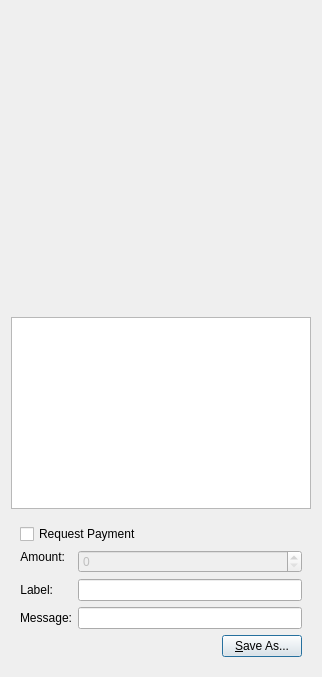
<?xml version="1.0" encoding="UTF-8"?>
<ui version="4.0">
 <class>QRCodeDialog</class>
 <widget class="QDialog" name="QRCodeDialog">
  <property name="windowTitle">
   <string>QR Code Dialog</string>
  </property>
  <layout class="QVBoxLayout" name="verticalLayout_3">
   <item>
    <widget class="QLabel" name="lblQRCode">
     <property name="sizePolicy">
      <sizepolicy hsizetype="Expanding" vsizetype="Expanding">
       <horstretch>0</horstretch>
       <verstretch>0</verstretch>
      </sizepolicy>
     </property>
     <property name="minimumSize">
      <size>
       <width>300</width>
       <height>300</height>
      </size>
     </property>
     <property name="textFormat">
      <enum>Qt::PlainText</enum>
     </property>
     <property name="alignment">
      <set>Qt::AlignCenter</set>
     </property>
     <property name="wordWrap">
      <bool>true</bool>
     </property>
    </widget>
   </item>
   <item>
    <widget class="QPlainTextEdit" name="outUri">
     <property name="sizePolicy">
      <sizepolicy hsizetype="Expanding" vsizetype="Minimum">
       <horstretch>0</horstretch>
       <verstretch>0</verstretch>
      </sizepolicy>
     </property>
     <property name="minimumSize">
      <size>
       <width>0</width>
       <height>50</height>
      </size>
     </property>
     <property name="tabChangesFocus">
      <bool>true</bool>
     </property>
     <property name="textInteractionFlags">
      <set>Qt::TextSelectableByKeyboard|Qt::TextSelectableByMouse</set>
     </property>
    </widget>
   </item>
   <item>
    <widget class="QWidget" name="widget" native="true">
     <layout class="QVBoxLayout" name="verticalLayout_2">
      <item>
       <widget class="QCheckBox" name="chkReqPayment">
        <property name="enabled">
         <bool>true</bool>
        </property>
        <property name="text">
         <string>Request Payment</string>
        </property>
       </widget>
      </item>
      <item>
       <layout class="QFormLayout" name="formLayout">
        <property name="fieldGrowthPolicy">
         <enum>QFormLayout::AllNonFixedFieldsGrow</enum>
        </property>
        <item row="1" column="0">
         <widget class="QLabel" name="lblLabel">
          <property name="text">
           <string>Label:</string>
          </property>
          <property name="textFormat">
           <enum>Qt::PlainText</enum>
          </property>
          <property name="alignment">
           <set>Qt::AlignRight|Qt::AlignTrailing|Qt::AlignVCenter</set>
          </property>
          <property name="buddy">
           <cstring>lnLabel</cstring>
          </property>
         </widget>
        </item>
        <item row="1" column="1">
         <widget class="QLineEdit" name="lnLabel"/>
        </item>
        <item row="2" column="0">
         <widget class="QLabel" name="lblMessage">
          <property name="text">
           <string>Message:</string>
          </property>
          <property name="textFormat">
           <enum>Qt::PlainText</enum>
          </property>
          <property name="alignment">
           <set>Qt::AlignRight|Qt::AlignTrailing|Qt::AlignVCenter</set>
          </property>
          <property name="buddy">
           <cstring>lnMessage</cstring>
          </property>
         </widget>
        </item>
        <item row="2" column="1">
         <widget class="QLineEdit" name="lnMessage"/>
        </item>
        <item row="0" column="0">
         <widget class="QLabel" name="lblAmount">
          <property name="sizePolicy">
           <sizepolicy hsizetype="Preferred" vsizetype="Maximum">
            <horstretch>0</horstretch>
            <verstretch>0</verstretch>
           </sizepolicy>
          </property>
          <property name="text">
           <string>Amount:</string>
          </property>
          <property name="textFormat">
           <enum>Qt::PlainText</enum>
          </property>
          <property name="alignment">
           <set>Qt::AlignRight|Qt::AlignTrailing|Qt::AlignVCenter</set>
          </property>
          <property name="buddy">
           <cstring>lnReqAmount</cstring>
          </property>
         </widget>
        </item>
        <item row="0" column="1">
         <widget class="BitcoinAmountField" name="lnReqAmount">
          <property name="enabled">
           <bool>false</bool>
          </property>
          <property name="minimumSize">
           <size>
            <width>80</width>
            <height>0</height>
           </size>
          </property>
         </widget>
        </item>
       </layout>
      </item>
      <item>
       <layout class="QHBoxLayout" name="horizontalLayout">
        <item>
         <spacer name="horizontalSpacer">
          <property name="orientation">
           <enum>Qt::Horizontal</enum>
          </property>
          <property name="sizeHint" stdset="0">
           <size>
            <width>40</width>
            <height>20</height>
           </size>
          </property>
         </spacer>
        </item>
        <item>
         <widget class="QPushButton" name="btnSaveAs">
          <property name="text">
           <string>&amp;Save As...</string>
          </property>
         </widget>
        </item>
       </layout>
      </item>
     </layout>
    </widget>
   </item>
  </layout>
 </widget>
 <customwidgets>
  <customwidget>
   <class>BitcoinAmountField</class>
   <extends>QSpinBox</extends>
   <header>bitcoinamountfield.h</header>
   <container>1</container>
  </customwidget>
 </customwidgets>
 <resources/>
 <connections>
  <connection>
   <sender>chkReqPayment</sender>
   <signal>clicked(bool)</signal>
   <receiver>lnReqAmount</receiver>
   <slot>setEnabled(bool)</slot>
   <hints>
    <hint type="sourcelabel">
     <x>92</x>
     <y>285</y>
    </hint>
    <hint type="destinationlabel">
     <x>98</x>
     <y>311</y>
    </hint>
   </hints>
  </connection>
 </connections>
</ui>
